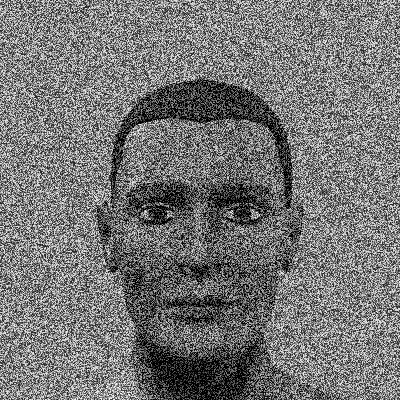
#> input picture ML/DAY13/man.jpg, 400 x 400 px
$ python Q2.py
#> lines starting #> are read from the running program, lines starting #| are printed output that depends on the picture
import numpy as np
import cv2 as cv

img=cv.imread("man.jpg")
#> img is the input picture: shape (400, 400, 3); min 0, max 255, mean 117.4

kernel=np.ones((2,2),np.uint8)

open1=cv.morphologyEx(img,cv.MORPH_OPEN,kernel)
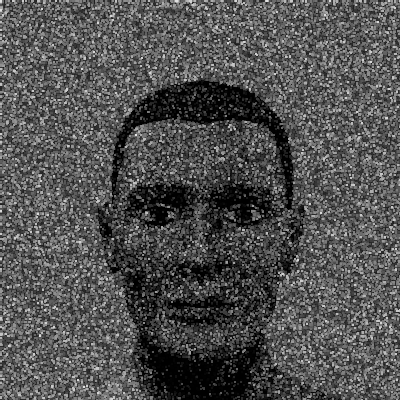
#> open1: shape (400, 400, 3); min 0, max 231, mean 80.7
close=cv.morphologyEx(img,cv.MORPH_CLOSE,kernel)
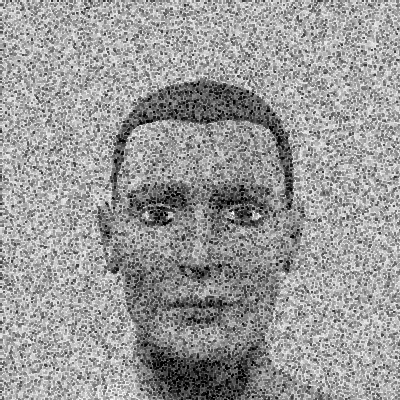
#> close: shape (400, 400, 3); min 0, max 255, mean 153.2

t=np.hstack((img,open1,close))
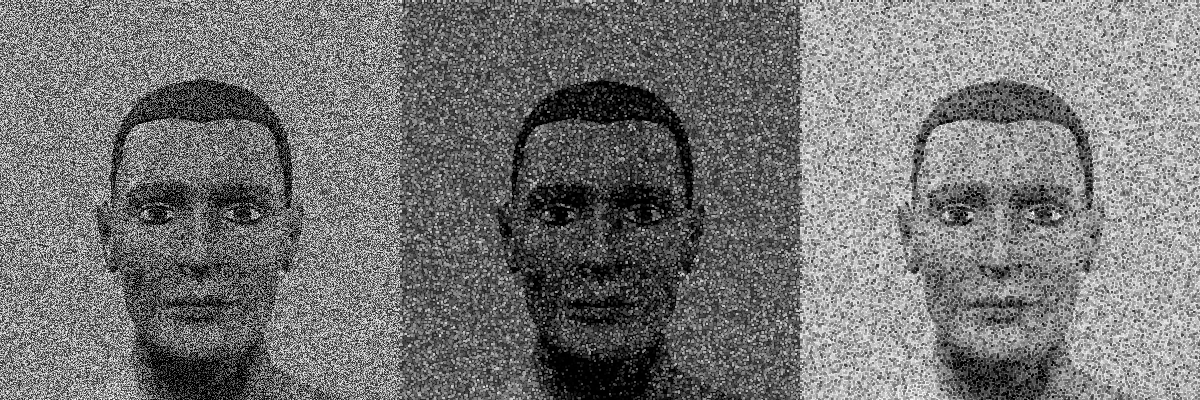
#> t: shape (400, 1200, 3); min 0, max 255, mean 117.1


cv.imshow("Combined",t)
cv.waitKey(0)
